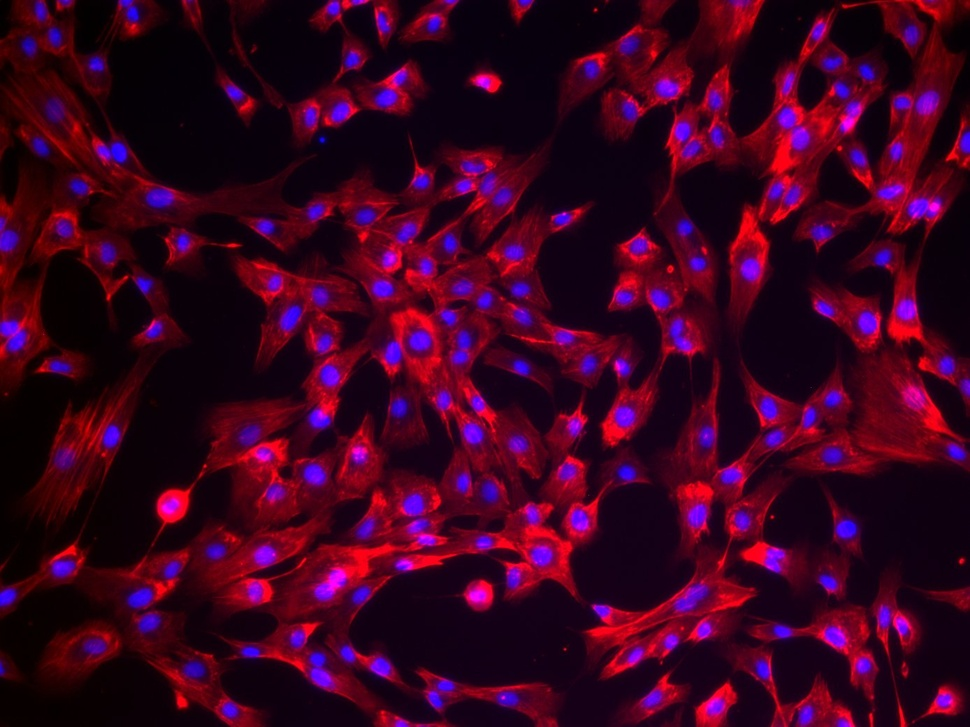
%> input picture Tutorials/Week 4/data files/Actin_5.jpg, 970 x 727 px, shrunk from 1388 x 1040 before the run
$ octave Exercise1_NucleiCounting.m   (GNU Octave 9; MATLAB toolbox functions it lacks are replaced by stand-ins)
%> lines starting %> are read from the running program, lines starting %| are printed output that depends on the picture; in (x1, y1, x2, y2) boxes, pixels count from 0 and x2, y2 are one past the last pixel; in counts of white or black regions, pixels touching at a corner belong together; the program's own positions count from 1
rgbI = imread('Actin_5.jpg'); % Read the image file
%> rgbI is the input picture: size 727x970x3 uint8; mean R, G, B 59.3, 1.1, 31.2

grayImage = rgb2gray(rgbI); % Convert the colour image to a grayscale image
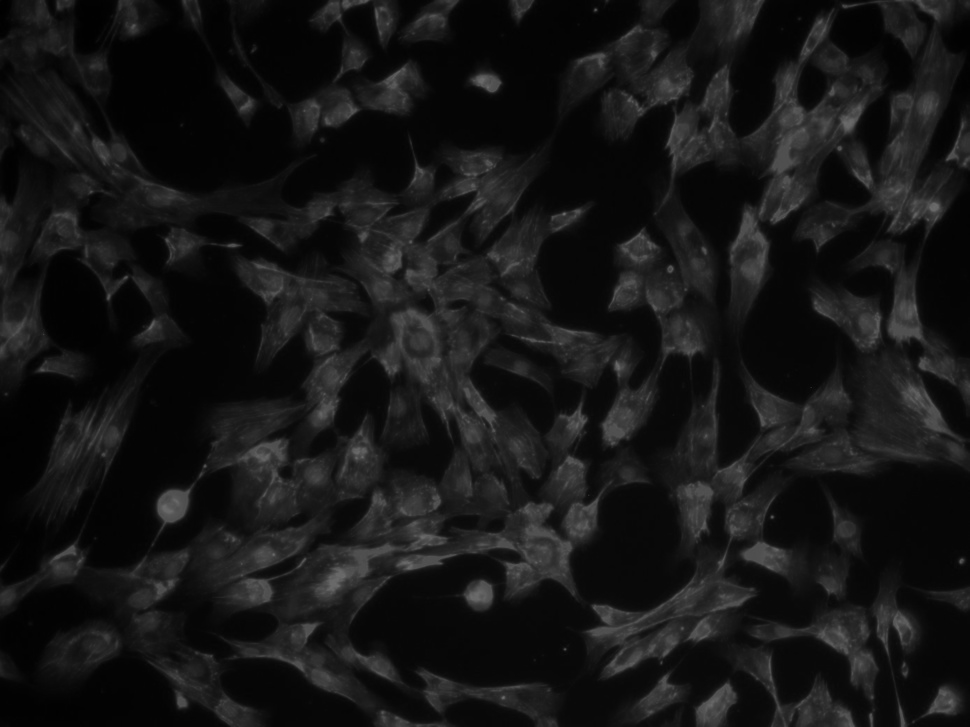
%> grayImage: size 727x970 uint8; min 0, max 108, mean 21.9
figure; imshow(grayImage); % Display grayscale image
figure; imhist(grayImage); % Display histogram of grayscale image

rImage = rgbI(:,:,1); % Separate the red component of the RGB image
figure; imshow(rImage); % Display image
figure; imhist(rImage); % Display histogram of image
%> after `imhist(rImage)`:
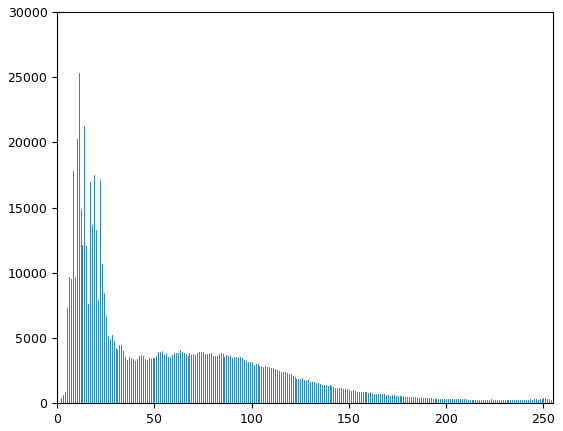
%> figure redrawn from the program's plot data; highest point at x = 11, y = 25323

gImage = rgbI(:,:,2); % Separate the green component of the RGB image
bImage = rgbI(:,:,3); % Separate the blue component of the RGB image
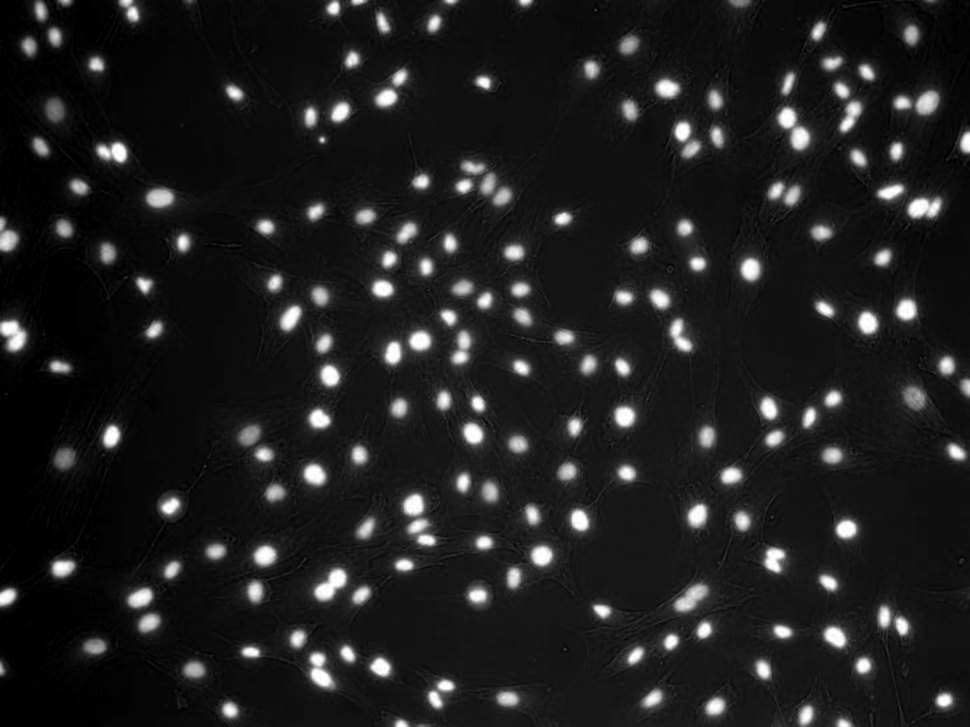
%> bImage: size 727x970 uint8; min 0, max 255, mean 31.2

% Plot each image and it's histogram
figure;
    subplot(2,4,1); imshow(grayImage); title('Grayscale');
    subplot(2,4,5); imhist(grayImage); [grayCounts,grayBinLocs] = imhist(grayImage);
%> after `[grayCounts,grayBinLocs] = imhist(grayImage)`: grayCounts = 256 values, max 45574 at index 5, min 0 at index 110, mean 2754.6; grayBinLocs = 256 values from 0 to 255
    subplot(2,4,2); imshow(rImage); title('Red');
    subplot(2,4,6); imhist(rImage); [rCounts,rBinLocs] = imhist(rImage);
%> after `[rCounts,rBinLocs] = imhist(rImage)`: rCounts = 256 values, max 25323 at index 12, min 5 at index 1, mean 2754.6; rBinLocs = 256 values from 0 to 255
    subplot(2,4,3); imshow(gImage); title('Green');
    subplot(2,4,7); imhist(gImage); [gCounts,gBinLocs] = imhist(gImage);
%> after `[gCounts,gBinLocs] = imhist(gImage)`: gCounts = 256 values, max 402435 at index 1, min 0 at index 35, mean 2754.6; gBinLocs = 256 values from 0 to 255
    subplot(2,4,4); imshow(bImage); title('Blue');
    subplot(2,4,8); imhist(bImage); [bCounts,bBinLocs] = imhist(bImage);
%> after `imhist(bImage)`:
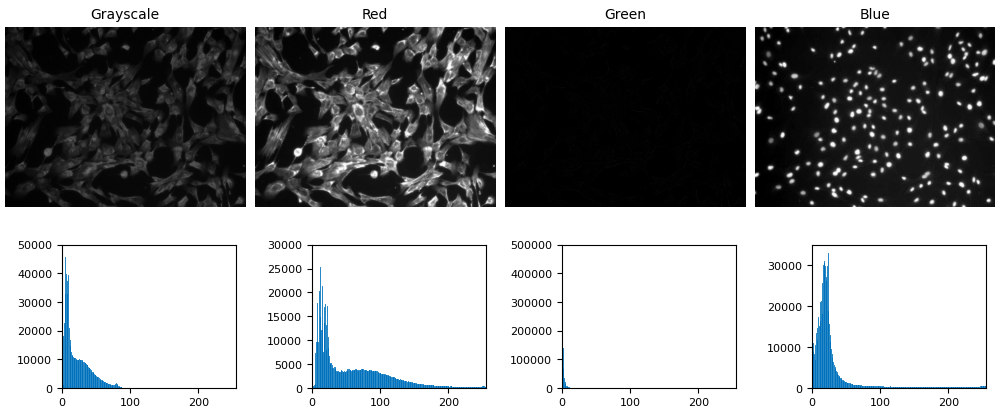
%> figure redrawn from the program's plot data, 8 panels
%> after `[bCounts,bBinLocs] = imhist(bImage)`: bCounts = 256 values, max 32923 at index 24, min 220 at index 234, mean 2754.6; bBinLocs = 256 values from 0 to 255

J = imadjust(grayImage); % perform contrast stretching
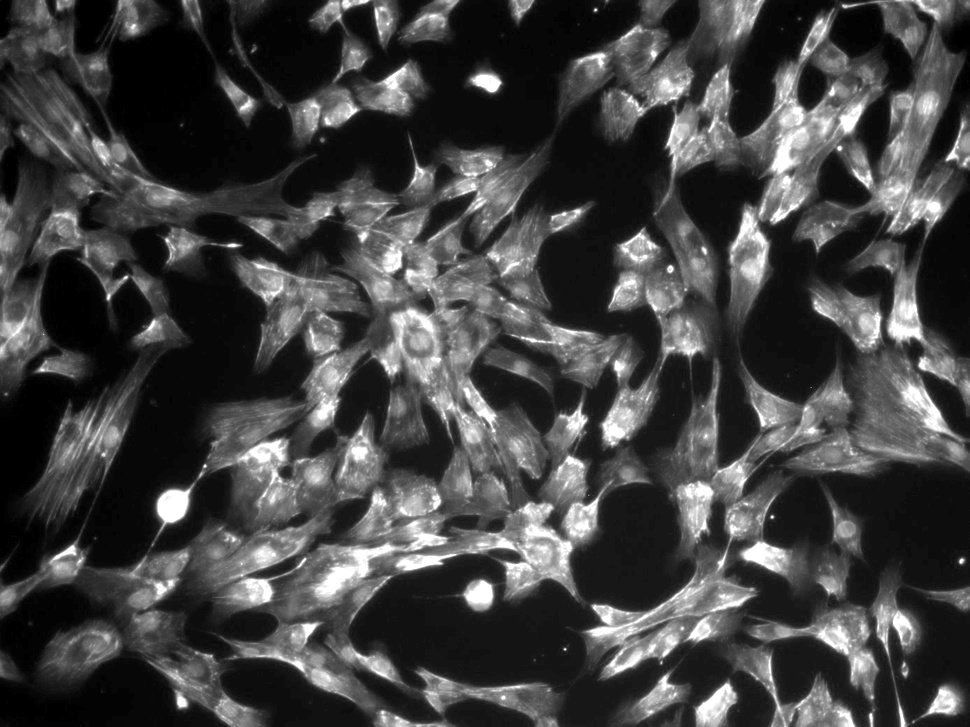
%> J: size 727x970 uint8; min 0, max 255, mean 65.7
figure; imshow(J); % Display image

otsuLevel = graythresh(bImage); % Get Otsu threshold for blue component
%> otsuLevel = 0.388
bwImage = im2bw(bImage,otsuLevel); % Convert blue image to black and white
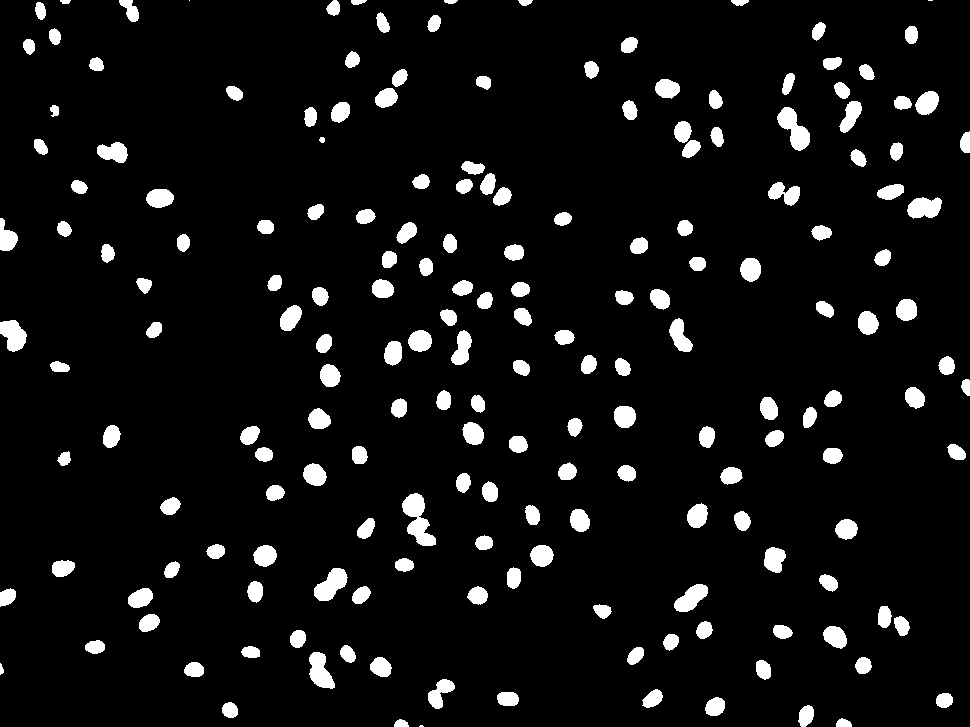
%> bwImage: size 727x970 logical; 6.8% white; 188 white regions (3 under 20 px), largest, box (x1, y1, x2, y2) and area: (402, 493, 436, 546) 933, (777, 107, 810, 151) 749, (314, 568, 348, 601) 665
figure; imshow(bwImage); % Display black and white image

se = strel('disk',5); % Create a disk shaped structuring element with 5 pixel radius
temp = imerode(bwImage,se); % Perform morphological erosion
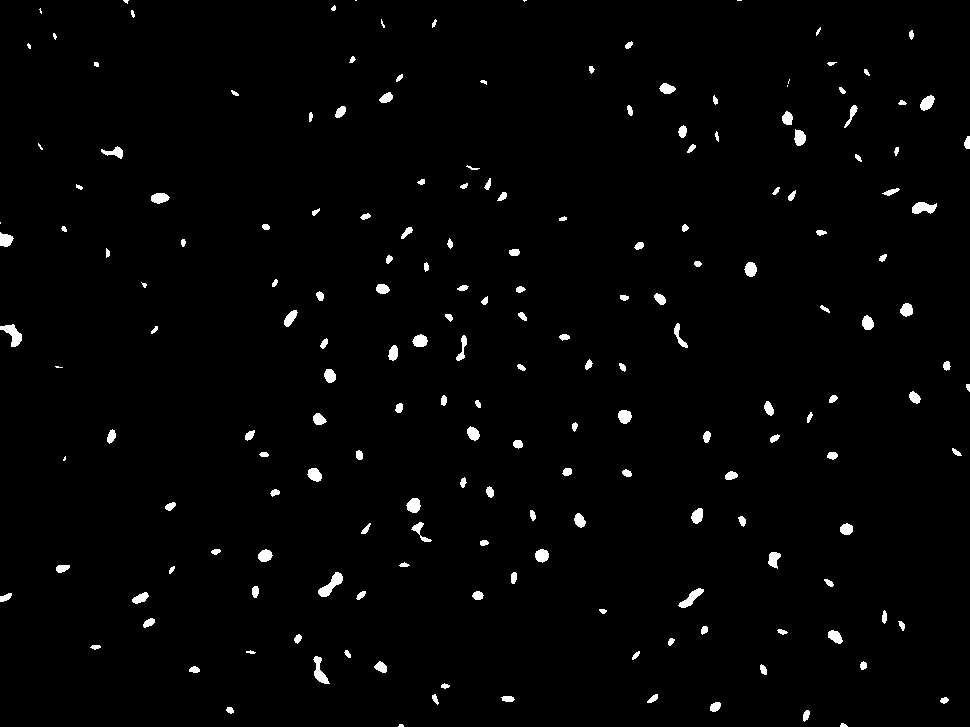
%> temp: size 727x970 logical; 1.7% white; 187 white regions (16 under 20 px), largest, box (x1, y1, x2, y2) and area: (318, 572, 343, 597) 268, (0, 324, 22, 347) 246, (912, 202, 937, 214) 214
nucleiImage = imclose(temp,se); % Perform morphological closing
figure; imshow(nucleiImage); % Display image

statsArea = regionprops(nucleiImage,'Area');
%> statsArea = 187 regions; largest, Area: 268, 246, 214, 212, 204
%> (the run ends here)
